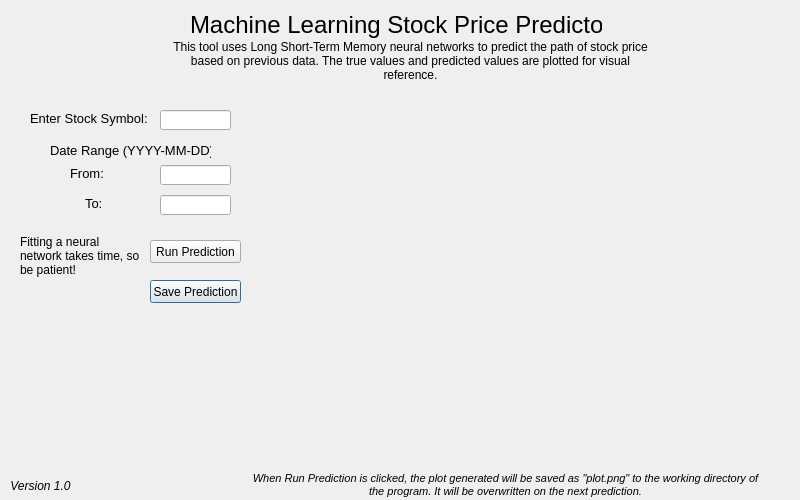
<?xml version="1.0" encoding="UTF-8"?>
<ui version="4.0">
 <class>QDialog</class>
 <widget class="QDialog" name="QDialog">
  <property name="geometry">
   <rect>
    <x>0</x>
    <y>0</y>
    <width>800</width>
    <height>500</height>
   </rect>
  </property>
  <property name="minimumSize">
   <size>
    <width>50</width>
    <height>50</height>
   </size>
  </property>
  <property name="maximumSize">
   <size>
    <width>800</width>
    <height>500</height>
   </size>
  </property>
  <property name="focusPolicy">
   <enum>Qt::TabFocus</enum>
  </property>
  <property name="windowTitle">
   <string>Stock Price Predictor - V1.0</string>
  </property>
  <widget class="QLabel" name="Header">
   <property name="geometry">
    <rect>
     <x>190</x>
     <y>10</y>
     <width>412</width>
     <height>29</height>
    </rect>
   </property>
   <property name="font">
    <font>
     <pointsize>18</pointsize>
    </font>
   </property>
   <property name="text">
    <string>Machine Learning Stock Price Predictor</string>
   </property>
  </widget>
  <widget class="QLabel" name="tickerlabel">
   <property name="geometry">
    <rect>
     <x>30</x>
     <y>110</y>
     <width>120</width>
     <height>16</height>
    </rect>
   </property>
   <property name="font">
    <font>
     <pointsize>10</pointsize>
    </font>
   </property>
   <property name="text">
    <string>Enter Stock Symbol: </string>
   </property>
  </widget>
  <widget class="QLineEdit" name="tickerbox">
   <property name="geometry">
    <rect>
     <x>160</x>
     <y>110</y>
     <width>71</width>
     <height>20</height>
    </rect>
   </property>
  </widget>
  <widget class="QLabel" name="daterangelabel">
   <property name="geometry">
    <rect>
     <x>50</x>
     <y>140</y>
     <width>161</width>
     <height>20</height>
    </rect>
   </property>
   <property name="font">
    <font>
     <pointsize>10</pointsize>
    </font>
   </property>
   <property name="text">
    <string>Date Range (YYYY-MM-DD)</string>
   </property>
  </widget>
  <widget class="QLabel" name="fromlabel">
   <property name="geometry">
    <rect>
     <x>70</x>
     <y>165</y>
     <width>41</width>
     <height>16</height>
    </rect>
   </property>
   <property name="font">
    <font>
     <pointsize>10</pointsize>
    </font>
   </property>
   <property name="text">
    <string>From: </string>
   </property>
  </widget>
  <widget class="QLineEdit" name="frombox">
   <property name="geometry">
    <rect>
     <x>160</x>
     <y>165</y>
     <width>71</width>
     <height>20</height>
    </rect>
   </property>
  </widget>
  <widget class="QLineEdit" name="tobox">
   <property name="geometry">
    <rect>
     <x>160</x>
     <y>195</y>
     <width>71</width>
     <height>20</height>
    </rect>
   </property>
  </widget>
  <widget class="QLabel" name="tolabel">
   <property name="geometry">
    <rect>
     <x>85</x>
     <y>195</y>
     <width>41</width>
     <height>16</height>
    </rect>
   </property>
   <property name="font">
    <font>
     <pointsize>10</pointsize>
    </font>
   </property>
   <property name="text">
    <string>To:</string>
   </property>
  </widget>
  <widget class="QPushButton" name="btnSavePred">
   <property name="geometry">
    <rect>
     <x>150</x>
     <y>280</y>
     <width>91</width>
     <height>23</height>
    </rect>
   </property>
   <property name="text">
    <string>Save Prediction</string>
   </property>
  </widget>
  <widget class="QPushButton" name="btnRunPredict">
   <property name="geometry">
    <rect>
     <x>150</x>
     <y>240</y>
     <width>91</width>
     <height>23</height>
    </rect>
   </property>
   <property name="text">
    <string>Run Prediction</string>
   </property>
  </widget>
  <widget class="QLabel" name="PlotImage">
   <property name="geometry">
    <rect>
     <x>250</x>
     <y>110</y>
     <width>531</width>
     <height>351</height>
    </rect>
   </property>
   <property name="text">
    <string/>
   </property>
   <property name="scaledContents">
    <bool>true</bool>
   </property>
  </widget>
  <widget class="QLabel" name="versionlabel">
   <property name="geometry">
    <rect>
     <x>10</x>
     <y>470</y>
     <width>61</width>
     <height>31</height>
    </rect>
   </property>
   <property name="font">
    <font>
     <italic>true</italic>
    </font>
   </property>
   <property name="text">
    <string>Version 1.0</string>
   </property>
   <property name="alignment">
    <set>Qt::AlignCenter</set>
   </property>
   <property name="wordWrap">
    <bool>true</bool>
   </property>
  </widget>
  <widget class="QLabel" name="desclabel">
   <property name="geometry">
    <rect>
     <x>170</x>
     <y>40</y>
     <width>481</width>
     <height>41</height>
    </rect>
   </property>
   <property name="text">
    <string>This tool uses Long Short-Term Memory neural networks to predict the path of stock price based on previous data. The true values and predicted values are plotted for visual reference.</string>
   </property>
   <property name="alignment">
    <set>Qt::AlignCenter</set>
   </property>
   <property name="wordWrap">
    <bool>true</bool>
   </property>
  </widget>
  <widget class="QLabel" name="notelabel">
   <property name="geometry">
    <rect>
     <x>250</x>
     <y>470</y>
     <width>511</width>
     <height>31</height>
    </rect>
   </property>
   <property name="font">
    <font>
     <pointsize>8</pointsize>
     <italic>true</italic>
    </font>
   </property>
   <property name="text">
    <string>&lt;html&gt;&lt;head/&gt;&lt;body&gt;&lt;p&gt;When Run Prediction is clicked, the plot generated will be saved as &amp;quot;plot.png&amp;quot; to the working directory of the program. It will be overwritten on the next prediction.&lt;/p&gt;&lt;/body&gt;&lt;/html&gt;</string>
   </property>
   <property name="alignment">
    <set>Qt::AlignCenter</set>
   </property>
   <property name="wordWrap">
    <bool>true</bool>
   </property>
  </widget>
  <widget class="QLabel" name="tiplabel1">
   <property name="geometry">
    <rect>
     <x>20</x>
     <y>230</y>
     <width>121</width>
     <height>51</height>
    </rect>
   </property>
   <property name="text">
    <string>Fitting a neural network takes time, so be patient!</string>
   </property>
   <property name="wordWrap">
    <bool>true</bool>
   </property>
  </widget>
 </widget>
 <resources/>
 <connections/>
</ui>
